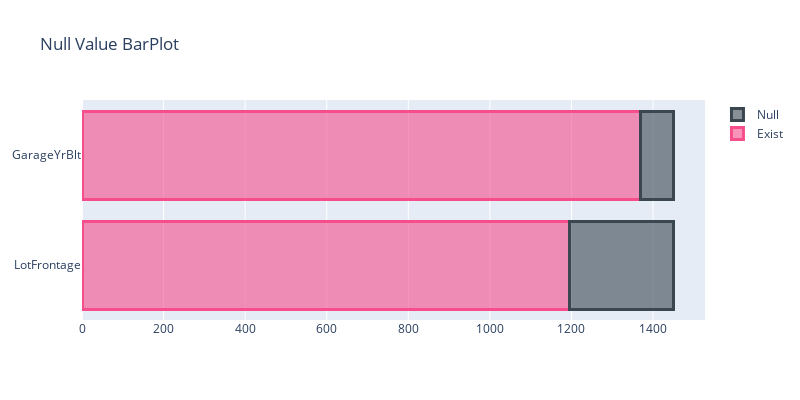

This figure's notebook cell:
### Code cell
print('Step1. Find Null Varialbes')
#print('Null Variables :' ,list(df_train.isnull().sum()[df_train.isnull().sum() != 0].index))

nullIndex = df_train.isnull().any().index[df_train.isnull().any()]
nullTrain = df_train.loc[:, nullIndex].copy()
for col in nullTrain.columns:
    nullPos = nullTrain[col].isnull()
    nullTrain.loc[~nullPos, col] = 'Exist'
    nullTrain.loc[nullPos, col] = 'Null'

nullTrain = nullTrain.apply(lambda x: pd.Series.value_counts(x)).T
nullTrain = nullTrain.sort_values('Exist')
print(nullTrain.index)
trace1 = go.Bar(
    x = nullTrain['Exist'],
    y = nullTrain.index,
    name = 'Exist',
    orientation = 'h',
    marker = dict(
        color = 'rgba(246, 78, 139, 0.6)',
        line = dict(
            color = 'rgba(246, 78, 139, 1.0)',
            width = 3)
    )
)
trace2 = go.Bar(
    x = nullTrain['Null'],
    y = nullTrain.index,
    name = 'Null',
    orientation = 'h',
    marker = dict(
        color = 'rgba(58, 71, 80, 0.6)',
        line = dict(
            color = 'rgba(58, 71, 80, 1.0)',
            width = 3)
    )
)


data = [trace1, trace2]
layout1 = go.Layout(
    width = 800,
    height = 400,
    barmode = 'stack',
    title = 'Null Value BarPlot'
    )
fig = go.Figure(data = data, layout = layout1)


#print((df_train.isnull().sum()[df_train.isnull().sum() != 0]) / df_train.shape[0])
#print('')
py.iplot(fig)
indexList = df_train.index
print('Number of Missing Index Sum (MaxVnrType, MasVnrARea, Electrical) : ', sum(indexList[df_train[['MasVnrType', 'MasVnrArea', 'Electrical']].isnull().sum(axis=1)]))
df_train = df_train.loc[df_train[['Electrical', 'MasVnrArea', 'MasVnrType']].isnull().sum(axis=1) == 0, :]

print('Correlation Between GarageYrBlt and YearBlt: ', df_train[['GarageYrBlt', 'YearBuilt']].corr().loc['GarageYrBlt', 'YearBuilt'].round(2))
val = round(max(df_train.corr().loc['LotFrontage', :].drop('LotFrontage')),2)
print('Max Correlation of LotFrontage : ', val)
print('-- Linear Imputation : LotFrontage-- ')
from sklearn import linear_model
dfImpute = df_train.loc[:, ['1stFlrSF', 'LotArea', 'LotFrontage']].copy()
testIx = dfImpute.loc[:,'LotFrontage'].isnull()
dfTrain = dfImpute.loc[~testIx, :]
dfTest = dfImpute.loc[testIx, :]
lr = linear_model.LinearRegression()
lr.fit(dfTrain.loc[:, ['1stFlrSF', 'LotArea', 'LotArea']], dfTrain.loc[:, 'LotFrontage'])
lrImpute = lr.predict(dfTest.loc[:, ['1stFlrSF', 'LotArea', 'LotArea']])

### Figure 1 — Plotly figure (JSON) as saved in the notebook; plotly's stock layout.template omitted (floating-point values rounded to 4 significant figures)
{"data": [{"marker": {"color": "rgba(246, 78, 139, 0.6)", "line": {"color": "rgba(246, 78, 139, 1.0)", "width": 3}}, "name": "Exist", "orientation": "h", "type": "bar", "x": [1194, 1370], "y": ["LotFrontage", "GarageYrBlt"]}, {"marker": {"color": "rgba(58, 71, 80, 0.6)", "line": {"color": "rgba(58, 71, 80, 1.0)", "width": 3}}, "name": "Null", "orientation": "h", "type": "bar", "x": [257, 81], "y": ["LotFrontage", "GarageYrBlt"]}], "layout": {"barmode": "stack", "height": 400, "title": {"text": "Null Value BarPlot"}, "width": 800}}
